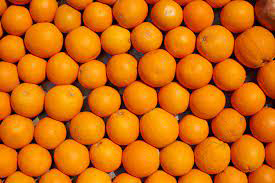
#> input picture Dataset/Orange_5.png, 275 x 183 px, found by its file name
$ jupyter execute CV_Orange_Detection_Pic.ipynb
#> lines starting #> are read from the running program, lines starting #| are printed output that depends on the picture; after the words box and inside, x2 and y2 are one past the last pixel; in counts of white or black regions, pixels touching at a corner belong together
[cell 1]
import cv2
import numpy as np
import matplotlib.pyplot as plt

url = 'Dataset\Orange_5.png'
img = cv2.imread(url)
#> img is the input picture: shape (183, 275, 3); mean B, G, R 10.2, 106.9, 210.2
hsv = cv2.cvtColor(img,cv2.COLOR_BGR2HSV)
#> hsv: shape (183, 275, 3); mean H, S, V 22.3, 241.4, 210.4
rgb = cv2.cvtColor(img,cv2.COLOR_BGR2RGB)

# lowerHSV = [10,100,170]
# UpperHSV = [25,255,255]

lowerHSV = [10,0,165]
UpperHSV = [25,255,255]

mask =cv2.inRange(hsv,np.array(lowerHSV),np.array(UpperHSV))
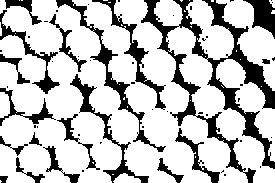
#> mask: shape (183, 275); 76.1% white; 57 black regions (38 under 20 px), largest, box (x1, y1, x2, y2) and area: (141, 0, 275, 183) 4747, (56, 0, 166, 152) 1212, (70, 74, 149, 183) 942

plt.subplot(1,2,1)
plt.imshow(rgb,cmap='gray')
plt.subplot(1,2,2)
plt.imshow(mask,cmap='gray')

[cell 2]
DT = cv2.distanceTransform(mask,cv2.DIST_L2,3) #ใช้เพื่อดูว่าส่วนไหนลึกจากขอบแค่ไหน
plt.imshow(DT,cmap='plasma')
plt.colorbar(pad=0.01)
plt.tight_layout()
plt.show()

[cell 3]
Object = np.where(DT>DT.max()*0.35,1,0) #คัดเฉพาะส่วนที่ห่างจากขอบซึ่งก็จะเป็นส่วนที่เป็นวัตถุแน่ๆ
#> Object: shape (183, 275) int64; values 0 (black) and 1 (white), 27.3% white; 60 white regions (3 under 20 px), largest, box (x1, y1, x2, y2) and area: (147, 114, 173, 142) 526, (244, 32, 275, 58) 503, (51, 87, 78, 114) 485
BG = np.where(DT==0,1,0)  #เราแยกตัวความลึก0 ให้เป็นBackgroundสีดำ
plt.imshow(Object,cmap='gray')
plt.tight_layout()
plt.show()

[cell 4]
corner = (Object+BG).astype(np.uint8) #จากนั้นเราก็รวมBackground กับ Object(เราก็จะได้ขอบ)
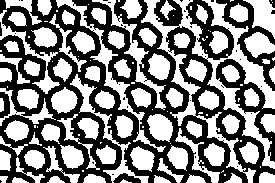
#> corner: shape (183, 275); values 0 (black) and 1 (white), 51.2% white; 36 black regions (29 under 20 px)
plt.imshow(corner,cmap='gray')
plt.tight_layout()
plt.show()

[cell 5]
n,lek = cv2.connectedComponents(corner)#ใช้เพื่อได้บริเวณของวัตถุและฉากหลังแยกกันทั้งหมด
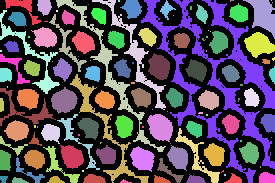
#> lek: shape (183, 275) int32; 118 distinct labels, from 0 to 117; one colour per label, 0 black
#> n = 118
plt.imshow(lek,cmap='rainbow')
plt.colorbar(pad=0.01)
plt.tight_layout()
plt.show()

[cell 6]
#เนื่องจากฉากหลังถูกแยกย่อยออกมาหมดเลย เราจะทำให้มันกลับมาเป็นอันเดียว
lek += 2 #เพิ่มทุกอย่าง2 เพื่อให้แน่ใจว่าทุกตัวเป็นสองขึ้น
#> lek: shape (183, 275) int32; 118 distinct labels, from 2 to 119
lek[BG==1] = 1 #กำหนดให้ฉากหลังเป็น 1
#> lek: shape (183, 275) int32; 62 distinct labels, from 1 to 119
lek[corner==0] = -1 #กำหนดให้รอยต่อเป็น -1
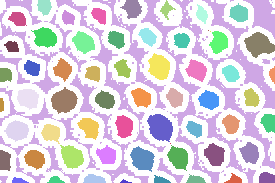
#> lek: shape (183, 275) int32; 62 distinct labels, from -1 to 119; one colour per label, 0 black, -1 white
for i,n in enumerate(np.unique(lek)[1:],1): #จัดเรียงตัวเลขใหม่ให้ไล่ตั้งแต่ 2 ไปโดยไม่เว้นค่าไหนไป เสร็จแล้วก็จะได้แบบนี้
    lek[lek==n] = i
#> this loop made 61 passes
#> n on passes 1 to 12: 1, 4, 8, 10, 14, 17, 19, 22, 23, 27, 28, 29
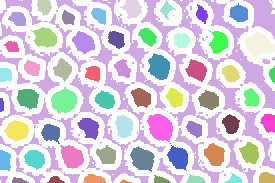
#> lek: shape (183, 275) int32; 62 distinct labels, from -1 to 61; one colour per label, 0 black, -1 white

plt.imshow(lek,cmap='rainbow')
plt.colorbar(pad=0.01)
plt.tight_layout()
plt.show()

[cell 7]
lek = cv2.watershed(rgb,lek)
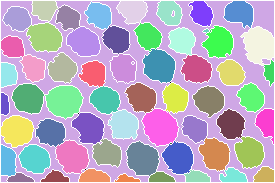
#> lek: shape (183, 275) int32; 63 distinct labels, from -1 to 61; one colour per label, 0 black, -1 white
plt.imshow(lek,cmap='rainbow')
plt.colorbar(pad=0.01)
plt.tight_layout()
plt.show()
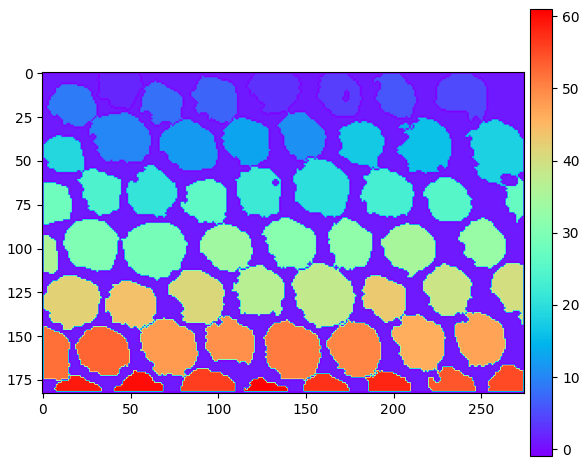
#> figure drawn by matplotlib, 2 panels

[cell 8]
contour = []
for i in range(2,lek.max()+1): #เริ่มที่ 2 เพราะเราไม่เอา Background
    c,_ = cv2.findContours((lek==i).astype(np.uint8),cv2.RETR_EXTERNAL,cv2.CHAIN_APPROX_SIMPLE)
    if c:  # Check if any contours were found
        contour.append(c[0])
#> this loop made 60 passes
#> c on passes 8, 13, 14, 44: 1 contour; box (x1, y1, x2, y2) and area: (3, 7, 31, 31) 456, 1 contour, all with area under 20, [[[210, 30], [210, 31]]], [[[170, 143], [171, 143]]]
#> after the loop, contour = 60 contours, 3 with area under 20; largest, box (x1, y1, x2, y2) and area: (142, 109, 179, 146) 915, (45, 86, 83, 119) 856, (126, 141, 159, 176) 792, (241, 27, 274, 65) 788, (143, 49, 175, 83) 764

areas = []
for i in range(len(contour)):
    a = cv2.contourArea(contour[i])
    areas.append(a)
    # print("index:", i, "area:", a)
    x,y,w,h = cv2.boundingRect(contour[i])
    cv2.rectangle(rgb,(x,y),(x+w,y+h),(0,0,255),thickness=2)
#> this loop made 60 passes
#> (a, x, y, w, h) on passes 1 to 12: (347, 32, 1, 26, 20), (458, 117, 1, 30, 23), (434, 157, 1, 25, 24), (523.5, 224, 1, 29, 27), (393, 189, 1, 24, 25), (464.5, 85, 2, 26, 27), (379.5, 56, 5, 24, 25), (456.5, 3, 7, 28, 24), (715.5, 27, 23, 35, 29), (479, 134, 23, 28, 28), (666.5, 67, 27, 33, 29), (517, 102, 26, 28, 28)
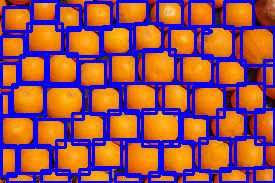
#> rgb: shape (183, 275, 3); mean R, G, B 151.7, 81.9, 86.5
#> after the loop, areas = 60 values, max 915 at index 36, min 0 at index 13, mean 469.2

print("number of Orange(s) =", len(contour))
#| number of Orange(s) = 60
font = cv2.FONT_HERSHEY_SIMPLEX
#> font = 0
font_scale = min(rgb.shape[0], rgb.shape[1]) / 400.0  # Adjusting font
#> font_scale = 0.458
text_position = (int(rgb.shape[1] * 0.01), int(rgb.shape[0] * 0.07))
#> text_position = (2, 12)
cv2.putText(rgb, f'Number of top layer oranges: {len(contour)}', text_position, font, font_scale, (0, 255, 0), 2)
#> rgb: shape (183, 275, 3); 2.99% of pixels changed, all inside (x1, y1, x2, y2) = (3, 1, 245, 17)
plt.imshow(rgb)

[cell 9]
plt.hist(areas, bins=20, color='blue', edgecolor='black')
plt.xlabel('Area')
plt.ylabel('Frequency')
plt.title('Distribution of Contour Areas')
plt.show()
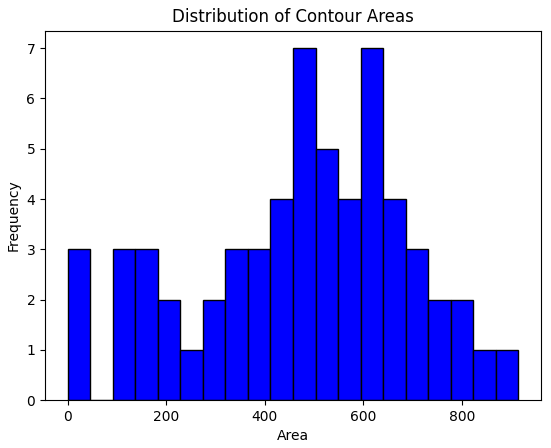
#> figure drawn by matplotlib, 1 panel

[cell 10]
# Calculate mean and standard deviation of contour areas
mean_area = np.mean(areas)
#> mean_area = 469.2
std_area = np.std(areas)
#> std_area = 219.5

# Define thresholds based on mean and standard deviation
below_threshold = mean_area -  std_area
#> below_threshold = 249.8
above_threshold = mean_area +  std_area
#> above_threshold = 688.7

# Classify areas into small, medium, and large
small_areas = [area for area in areas if area <= below_threshold]
#> small_areas = [7.5, 0, 137.5, 127.5, 0, 229.5, 217, 167, 195, 134.5, 178.5, 92]
medium_areas = [area for area in areas if below_threshold <= area <= above_threshold]
#> medium_areas = 39 values, max 684.5 at index 21, min 276.5 at index 38, mean 504.7
large_areas = [area for area in areas if area > above_threshold]
#> large_areas = [715.5, 788, 764.5, 856.5, 915, 709, 753.5, 691, 791.5]

# Output number of surface  oranges in each class
print("Number of small Oranges:", len(small_areas))
#| Number of small Oranges: 12
print("Number of medium Oranges:", len(medium_areas))
#| Number of medium Oranges: 39
print("Number of large Oranges:", len(large_areas))
#| Number of large Oranges: 9

[cell 11]
#average diameters for oranges ranging from 2.29 inches(5.8166cm) to 3.47 inches(8.8138cm), the avereage's average would be 7.3152cm
#Calculating number of oranges using volume_basket/volume_orange would not be pratical cus of the space between the orange. So,I use layer instead(assuming the basket was rectangular or cylindrical)
height = 30 #assuming height in centimeter
diameter = 7.3152 #average orange's diameters
layer = int(height//diameter) #we don't want any decimal

print("Number of small Oranges:", len(small_areas)*layer)
#| Number of small Oranges: 48
print("Number of medium Oranges:", len(medium_areas)*layer)
#| Number of medium Oranges: 156
print("Number of large Oranges:", len(large_areas)*layer)
#| Number of large Oranges: 36

S_text_position = (int(rgb.shape[1] * 0.01), int(rgb.shape[0] * 0.2))
#> S_text_position = (2, 36)
M_text_position = (int(rgb.shape[1] * 0.01), int(rgb.shape[0] * 0.3))
#> M_text_position = (2, 54)
L_text_position = (int(rgb.shape[1] * 0.01), int(rgb.shape[0] * 0.4))
#> L_text_position = (2, 73)
cv2.putText(rgb, f'Small: {len(small_areas)*layer}', S_text_position, font, font_scale, (0, 255, 0), 2)
cv2.putText(rgb, f'Medium: {len(medium_areas)*layer}', M_text_position, font, font_scale, (0, 255, 0), 2)
cv2.putText(rgb, f'large: {len(large_areas)*layer}', L_text_position, font, font_scale, (0, 255, 0), 2)
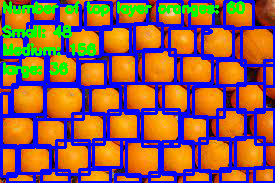
#> rgb: shape (183, 275, 3); mean R, G, B 140.7, 91.5, 82.3
plt.imshow(rgb)

$ run again, with Dataset/Orange_2.png copied over Dataset/Orange_5.png
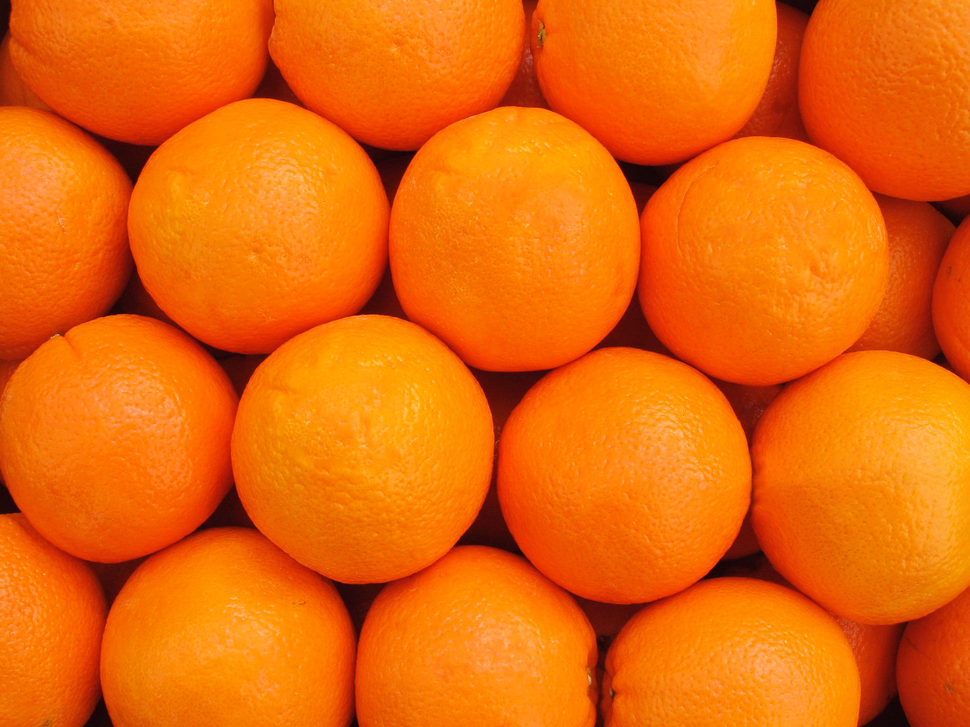
#> input picture Dataset/Orange_2.png, 970 x 727 px, shrunk from 2048 x 1536 before the run, found by its file name
#> img is the input picture: shape (727, 970, 3); mean B, G, R 7.9, 104.7, 232.3
#> hsv: shape (727, 970, 3); mean H, S, V 13.7, 245.6, 232.3
#> mask: shape (727, 970); 77.8% white; 283 black regions (274 under 20 px), largest, box (x1, y1, x2, y2) and area: (0, 0, 970, 727) 155414, (620, 121, 632, 126) 36, (64, 79, 75, 84) 27
#> Object: shape (727, 970) int64; values 0 (black) and 1 (white), 27.2% white; 16 white regions, largest, box (x1, y1, x2, y2) and area: (277, 360, 449, 531) 23079, (809, 395, 970, 576) 22131, (173, 144, 338, 279) 17320
#> corner: shape (727, 970); values 0 (black) and 1 (white), 49.4% white; 299 white regions (274 under 20 px)
#> `n,lek = cv2.connectedComponents(corner)#ใช้เพื่อได้บริเวณของวัตถุและฉา..`: n = 300
#> the loop `for i,n in enumerate(np.unique(lek)[1:],1):` made 17 passes
#> n on passes 1 to 8: 1, 5, 6, 7, 8, 127, 133, 144
#> after the loop `for i,n in enumerate(np.unique(lek)[1:],1):`:
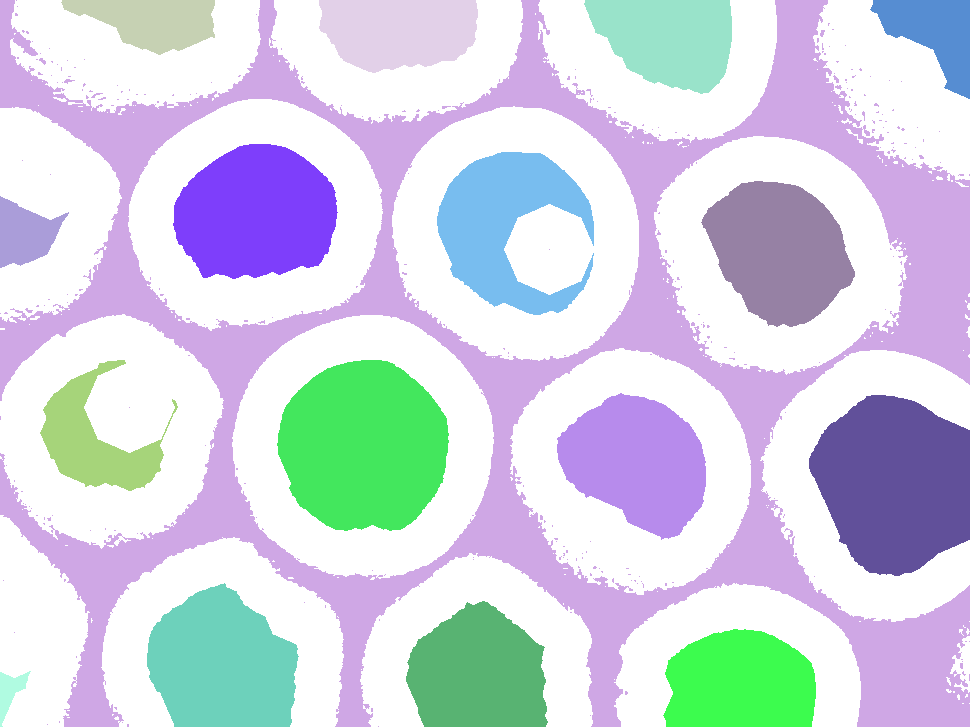
#> lek: shape (727, 970) int32; 18 distinct labels, from -1 to 17; one colour per label, 0 black, -1 white
#> after the loop `for i in range(2,lek.max()+1):`: contour = 16 contours; largest, box (x1, y1, x2, y2) and area: (240, 316, 493, 570) 43827, (407, 107, 638, 357) 40419, (129, 100, 381, 319) 39416, (513, 353, 750, 582) 36592, (774, 351, 969, 605) 36436
#> the loop `for i in range(len(contour)):` made 16 passes
#> (a, x, y, w, h) on passes 1 to 8: (10983.5, 38, 1, 221, 79), (17085.5, 275, 1, 247, 108), (18628, 568, 1, 208, 138), (8967.5, 826, 1, 143, 110), (39416, 129, 100, 252, 219), (40419, 407, 107, 231, 250), (34603, 677, 137, 213, 228), (14627.5, 1, 111, 118, 178)
#> after the loop `for i in range(len(contour)):`: areas = [10983.5, 17085.5, 18628, 8967.5, 39416, 40419, 34603, 14627.5, 26779.5, 43827, 36592, 36435.5, 31686, 27429.5, 24868, 3981.5]
#| number of Orange(s) = 16
#> font = 0
#> mean_area = 26020.6
#> std_area = 11991.2
#> below_threshold = 14029.4
#> above_threshold = 38011.8
#> small_areas = [10983.5, 8967.5, 3981.5]
#> medium_areas = [17085.5, 18628, 34603, 14627.5, 26779.5, 36592, 36435.5, 31686, 27429.5, 24868]
#> large_areas = [39416, 40419, 43827]
#| Number of small Oranges: 3
#| Number of medium Oranges: 10
#| Number of large Oranges: 3
#| Number of small Oranges: 12
#| Number of medium Oranges: 40
#| Number of large Oranges: 12
#> `cv2.putText(rgb, f'large: {len(large_areas)*layer}', L_text_position, ..`:
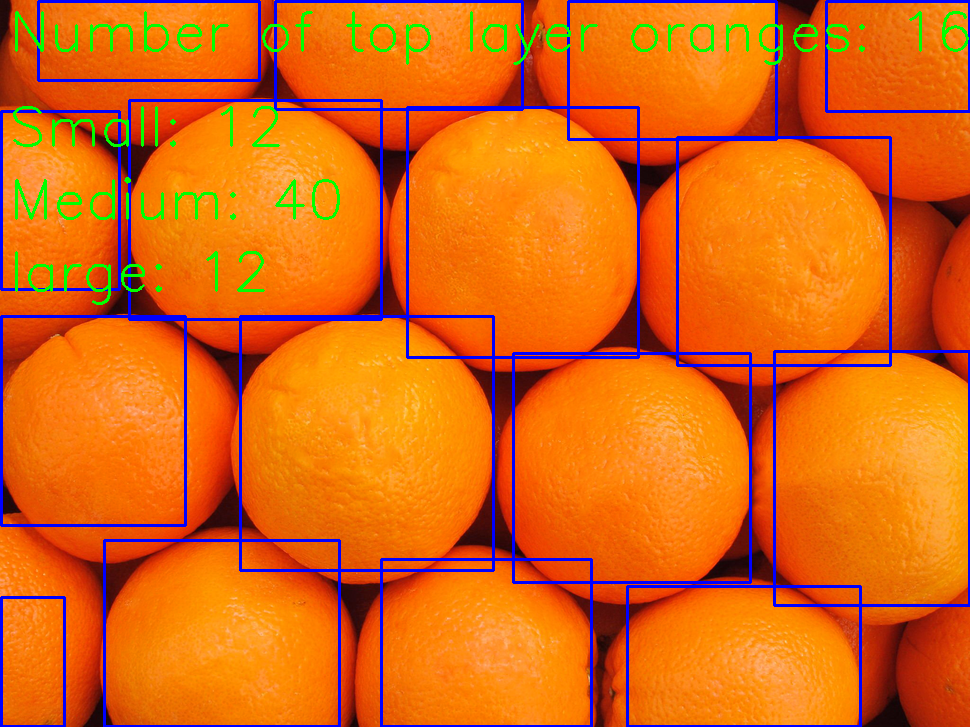
#> rgb: shape (727, 970, 3); mean R, G, B 217.8, 103.2, 20

$ run again, with Dataset/Orange_3.png copied over Dataset/Orange_5.png
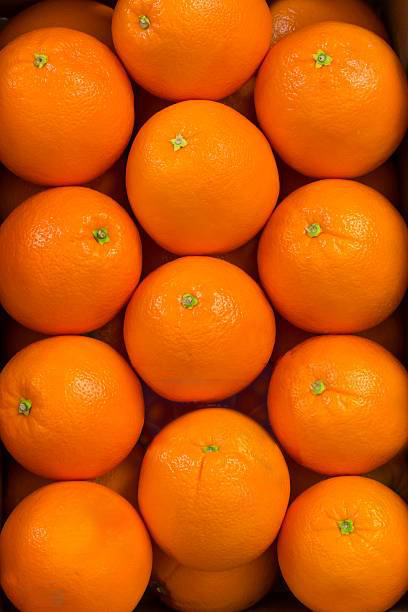
#> input picture Dataset/Orange_3.png, 408 x 612 px, found by its file name
#> img is the input picture: shape (612, 408, 3); mean B, G, R 5.2, 88.6, 204.9
#> hsv: shape (612, 408, 3); mean H, S, V 15.1, 248, 204.9
#> mask: shape (612, 408); 74.3% white; 101 black regions (87 under 20 px), largest, box (x1, y1, x2, y2) and area: (0, 0, 408, 612) 62403, (377, 579, 408, 612) 451, (16, 396, 32, 416) 193
#> Object: shape (612, 408) int64; values 0 (black) and 1 (white), 28.8% white; 13 white regions (1 under 20 px), largest, box (x1, y1, x2, y2) and area: (27, 503, 131, 612) 7832, (162, 433, 269, 544) 7624, (0, 49, 112, 152) 7133
#> corner: shape (612, 408); values 0 (black) and 1 (white), 54.5% white; 54 black regions (41 under 20 px)
#> `n,lek = cv2.connectedComponents(corner)#ใช้เพื่อได้บริเวณของวัตถุและฉา..`: n = 115
#> the loop `for i,n in enumerate(np.unique(lek)[1:],1):` made 14 passes
#> n on passes 1 to 8: 1, 4, 24, 25, 37, 47, 50, 76
#> the loop `for i in range(2,lek.max()+1):` made 13 passes
#> c on pass 8: [[[163, 297], [164, 297]]]
#> after the loop `for i in range(2,lek.max()+1):`: contour = 13 contours, 1 with area under 20; largest, box (x1, y1, x2, y2) and area: (142, 409, 289, 553) 16304, (130, 101, 278, 245) 15954, (1, 28, 131, 168) 13954, (9, 483, 151, 611) 13844, (269, 181, 403, 323) 13456
#> the loop `for i in range(len(contour)):` made 13 passes
#> (a, x, y, w, h) on passes 1 to 8: (8774.5, 144, 1, 136, 88), (13140.5, 266, 23, 136, 146), (13954, 1, 28, 130, 140), (15954.5, 130, 101, 148, 144), (13455.5, 269, 181, 134, 142), (9594.5, 20, 188, 118, 127), (13427, 129, 257, 145, 123), (0, 163, 297, 2, 1)
#> after the loop `for i in range(len(contour)):`: areas = [8774.5, 13140.5, 13954, 15954.5, 13455.5, 9594.5, 13427, 0, 12360, 12919, 16304.5, 12332.5, 13843.5]
#| number of Orange(s) = 13
#> font = 0
#> mean_area = 12004.6
#> std_area = 4001.1
#> below_threshold = 8003.5
#> above_threshold = 16005.7
#> small_areas = [0]
#> medium_areas = [8774.5, 13140.5, 13954, 15954.5, 13455.5, 9594.5, 13427, 12360, 12919, 12332.5, 13843.5]
#> large_areas = [16304.5]
#| Number of small Oranges: 1
#| Number of medium Oranges: 11
#| Number of large Oranges: 1
#| Number of small Oranges: 4
#| Number of medium Oranges: 44
#| Number of large Oranges: 4
#> `cv2.putText(rgb, f'large: {len(large_areas)*layer}', L_text_position, ..`:
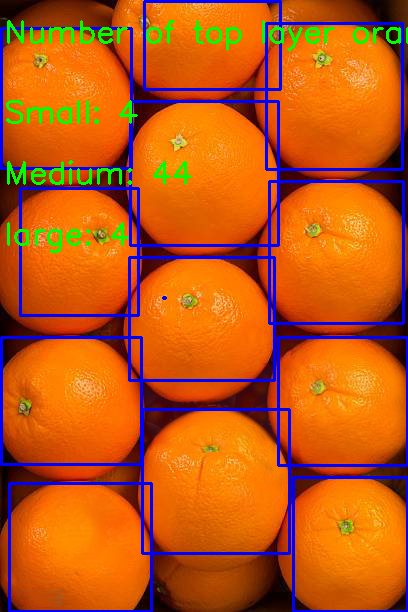
#> rgb: shape (612, 408, 3); mean R, G, B 189.2, 88.3, 22.8
